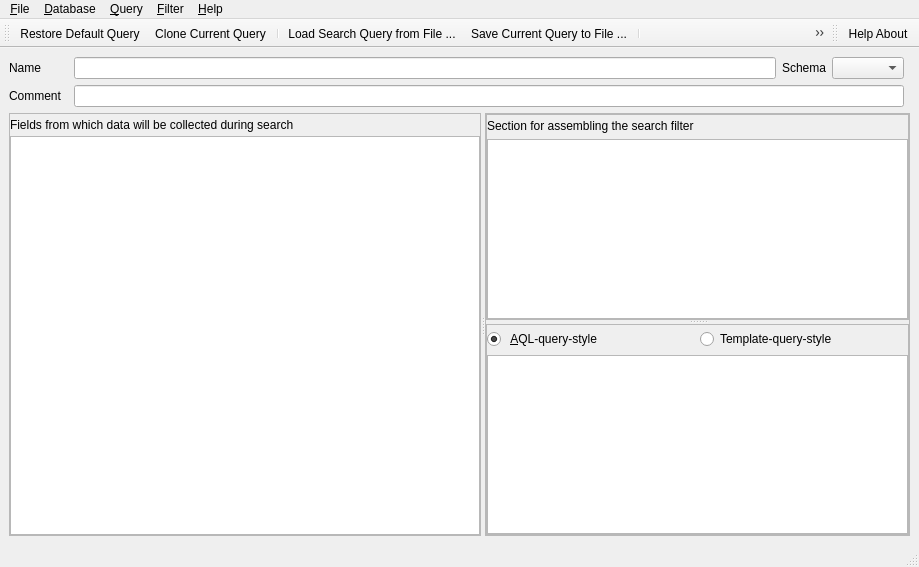
<?xml version="1.0" encoding="UTF-8"?>
<ui version="4.0">
 <class>QueryWidget</class>
 <widget class="QMainWindow" name="QueryWidget">
  <property name="geometry">
   <rect>
    <x>0</x>
    <y>0</y>
    <width>919</width>
    <height>567</height>
   </rect>
  </property>
  <property name="windowTitle">
   <string>MainWindow</string>
  </property>
  <widget class="QWidget" name="centralwidget">
   <layout class="QGridLayout" name="gridLayout_3">
    <item row="0" column="2">
     <widget class="QLineEdit" name="qName"/>
    </item>
    <item row="1" column="0">
     <widget class="QLabel" name="label">
      <property name="text">
       <string>Comment</string>
      </property>
     </widget>
    </item>
    <item row="2" column="0" colspan="6">
     <widget class="QSplitter" name="splitterSelect">
      <property name="orientation">
       <enum>Qt::Orientation::Horizontal</enum>
      </property>
      <property name="childrenCollapsible">
       <bool>false</bool>
      </property>
      <widget class="QFrame" name="frameSelect">
       <property name="frameShape">
        <enum>QFrame::Shape::StyledPanel</enum>
       </property>
       <property name="frameShadow">
        <enum>QFrame::Shadow::Raised</enum>
       </property>
       <layout class="QVBoxLayout" name="verticalLayout_2">
        <property name="spacing">
         <number>4</number>
        </property>
        <property name="leftMargin">
         <number>0</number>
        </property>
        <property name="topMargin">
         <number>4</number>
        </property>
        <property name="rightMargin">
         <number>0</number>
        </property>
        <property name="bottomMargin">
         <number>0</number>
        </property>
        <item>
         <widget class="QLabel" name="label_3">
          <property name="sizePolicy">
           <sizepolicy hsizetype="Expanding" vsizetype="Preferred">
            <horstretch>0</horstretch>
            <verstretch>0</verstretch>
           </sizepolicy>
          </property>
          <property name="text">
           <string>Fields from which data will be collected during search </string>
          </property>
         </widget>
        </item>
        <item>
         <widget class="QListView" name="fieldsList"/>
        </item>
       </layout>
      </widget>
      <widget class="QFrame" name="frameWhere">
       <property name="frameShape">
        <enum>QFrame::Shape::StyledPanel</enum>
       </property>
       <property name="frameShadow">
        <enum>QFrame::Shadow::Raised</enum>
       </property>
       <layout class="QVBoxLayout" name="verticalLayout">
        <property name="spacing">
         <number>0</number>
        </property>
        <property name="leftMargin">
         <number>0</number>
        </property>
        <property name="topMargin">
         <number>0</number>
        </property>
        <property name="rightMargin">
         <number>0</number>
        </property>
        <property name="bottomMargin">
         <number>0</number>
        </property>
        <item>
         <widget class="QSplitter" name="splitterWhere">
          <property name="orientation">
           <enum>Qt::Orientation::Vertical</enum>
          </property>
          <widget class="QFrame" name="frameTree">
           <property name="frameShape">
            <enum>QFrame::Shape::StyledPanel</enum>
           </property>
           <property name="frameShadow">
            <enum>QFrame::Shadow::Raised</enum>
           </property>
           <layout class="QGridLayout" name="gridLayout_2">
            <property name="leftMargin">
             <number>0</number>
            </property>
            <property name="topMargin">
             <number>4</number>
            </property>
            <property name="rightMargin">
             <number>0</number>
            </property>
            <property name="bottomMargin">
             <number>0</number>
            </property>
            <property name="horizontalSpacing">
             <number>4</number>
            </property>
            <item row="0" column="0">
             <widget class="QLabel" name="label_4">
              <property name="text">
               <string>Section for assembling the search filter</string>
              </property>
             </widget>
            </item>
            <item row="1" column="0">
             <widget class="QListView" name="listView"/>
            </item>
           </layout>
          </widget>
          <widget class="QFrame" name="frameedit">
           <property name="frameShape">
            <enum>QFrame::Shape::StyledPanel</enum>
           </property>
           <property name="frameShadow">
            <enum>QFrame::Shadow::Raised</enum>
           </property>
           <layout class="QGridLayout" name="gridLayout">
            <property name="leftMargin">
             <number>0</number>
            </property>
            <property name="topMargin">
             <number>4</number>
            </property>
            <property name="rightMargin">
             <number>0</number>
            </property>
            <property name="bottomMargin">
             <number>0</number>
            </property>
            <property name="horizontalSpacing">
             <number>4</number>
            </property>
            <item row="3" column="0" colspan="2">
             <widget class="QTextEdit" name="queryText"/>
            </item>
            <item row="1" column="0">
             <widget class="QRadioButton" name="pAQL">
              <property name="text">
               <string> &amp;AQL-query-style</string>
              </property>
              <property name="checked">
               <bool>true</bool>
              </property>
             </widget>
            </item>
            <item row="1" column="1">
             <widget class="QRadioButton" name="pTemplate">
              <property name="text">
               <string>Template-query-style</string>
              </property>
              <property name="checked">
               <bool>false</bool>
              </property>
             </widget>
            </item>
           </layout>
          </widget>
         </widget>
        </item>
       </layout>
      </widget>
     </widget>
    </item>
    <item row="0" column="4">
     <widget class="QComboBox" name="qSchema"/>
    </item>
    <item row="0" column="0">
     <widget class="QLabel" name="label_5">
      <property name="text">
       <string>Name</string>
      </property>
     </widget>
    </item>
    <item row="0" column="3">
     <widget class="QLabel" name="label_2">
      <property name="text">
       <string>Schema</string>
      </property>
     </widget>
    </item>
    <item row="1" column="2" colspan="3">
     <widget class="QLineEdit" name="qComment"/>
    </item>
   </layout>
  </widget>
  <widget class="QMenuBar" name="menubar">
   <property name="geometry">
    <rect>
     <x>0</x>
     <y>0</y>
     <width>919</width>
     <height>22</height>
    </rect>
   </property>
   <widget class="QMenu" name="menu_File">
    <property name="title">
     <string>&amp;File</string>
    </property>
    <addaction name="action_Save_Current_Query_to_File"/>
    <addaction name="action_Load_Query_from_File"/>
    <addaction name="separator"/>
    <addaction name="action_Close_Cancel"/>
   </widget>
   <widget class="QMenu" name="menu_Menu">
    <property name="title">
     <string>&amp;Filter</string>
    </property>
    <addaction name="actionAdd_Fieldpath"/>
    <addaction name="separator"/>
    <addaction name="actionAdd_and"/>
    <addaction name="actionAdd_or"/>
    <addaction name="actionAdd_not"/>
    <addaction name="separator"/>
    <addaction name="actionAdd_eq"/>
    <addaction name="actionAdd_noteq"/>
    <addaction name="actionAdd_gt"/>
    <addaction name="actionAdd_gte"/>
    <addaction name="actionAdd_lt"/>
    <addaction name="actionAdd_lte"/>
    <addaction name="separator"/>
    <addaction name="actionAdd_nin"/>
    <addaction name="actionAdd_in"/>
    <addaction name="actionAdd_like"/>
    <addaction name="actionAdd_regexp"/>
    <addaction name="actionAdd_not_regexp"/>
    <addaction name="separator"/>
    <addaction name="actionDelete_Line"/>
    <addaction name="separator"/>
    <addaction name="action_Apply_from_Tree"/>
    <addaction name="action_Clear_Tree"/>
   </widget>
   <widget class="QMenu" name="menu_Help">
    <property name="title">
     <string>&amp;Help</string>
    </property>
    <addaction name="actionHelp_About"/>
   </widget>
   <widget class="QMenu" name="menu_Database">
    <property name="title">
     <string>&amp;Database</string>
    </property>
    <addaction name="action_Clone"/>
    <addaction name="action_Read"/>
    <addaction name="action_Update"/>
    <addaction name="action_DeleteList"/>
    <addaction name="separator"/>
   </widget>
   <widget class="QMenu" name="menuExecute">
    <property name="title">
     <string>&amp;Query</string>
    </property>
    <addaction name="action_Restore_Query"/>
    <addaction name="action_Execute_Current_Query"/>
    <addaction name="action_Accept_curent_Query"/>
    <addaction name="separator"/>
    <addaction name="action_Select_Fieldpaths"/>
    <addaction name="action_Add_Fieldpaths"/>
    <addaction name="action_restote_select"/>
    <addaction name="separator"/>
   </widget>
   <addaction name="menu_File"/>
   <addaction name="menu_Database"/>
   <addaction name="menuExecute"/>
   <addaction name="menu_Menu"/>
   <addaction name="menu_Help"/>
  </widget>
  <widget class="QStatusBar" name="statusbar"/>
  <widget class="QToolBar" name="toolBar">
   <property name="windowTitle">
    <string>toolBar</string>
   </property>
   <attribute name="toolBarArea">
    <enum>TopToolBarArea</enum>
   </attribute>
   <attribute name="toolBarBreak">
    <bool>false</bool>
   </attribute>
   <addaction name="action_Restore_Query"/>
   <addaction name="action_Clone"/>
   <addaction name="separator"/>
   <addaction name="action_Load_Query_from_File"/>
   <addaction name="action_Save_Current_Query_to_File"/>
   <addaction name="separator"/>
   <addaction name="action_Read"/>
   <addaction name="action_Update"/>
   <addaction name="action_DeleteList"/>
   <addaction name="separator"/>
   <addaction name="action_Apply_from_Tree"/>
   <addaction name="action_Select_Fieldpaths"/>
   <addaction name="action_Execute_Current_Query"/>
  </widget>
  <widget class="QToolBar" name="nameToolBar">
   <property name="windowTitle">
    <string>toolBar_2</string>
   </property>
   <attribute name="toolBarArea">
    <enum>TopToolBarArea</enum>
   </attribute>
   <attribute name="toolBarBreak">
    <bool>false</bool>
   </attribute>
   <addaction name="actionHelp_About"/>
  </widget>
  <action name="action_Save_Current_Query_to_File">
   <property name="icon">
    <iconset resource="../jsonui.qrc">
     <normaloff>:/menu/Icons/SaveCurrentRecordIcon24.png</normaloff>:/menu/Icons/SaveCurrentRecordIcon24.png</iconset>
   </property>
   <property name="text">
    <string>&amp;Save Query to File ...</string>
   </property>
   <property name="iconText">
    <string>Save Current Query to File ...</string>
   </property>
   <property name="toolTip">
    <string>Save Query to File ...</string>
   </property>
  </action>
  <action name="action_Load_Query_from_File">
   <property name="icon">
    <iconset resource="../jsonui.qrc">
     <normaloff>:/menu/Icons/ShowFilesIcon24.png</normaloff>:/menu/Icons/ShowFilesIcon24.png</iconset>
   </property>
   <property name="text">
    <string>&amp;Read Query from File ...</string>
   </property>
   <property name="iconText">
    <string>Load Search Query from File ...</string>
   </property>
   <property name="toolTip">
    <string>Read Query from File ...</string>
   </property>
  </action>
  <action name="action_Execute_Current_Query">
   <property name="icon">
    <iconset resource="../jsonui.qrc">
     <normaloff>:/menu/Icons/action-import.png</normaloff>:/menu/Icons/action-import.png</iconset>
   </property>
   <property name="text">
    <string>&amp;Execute Query ...</string>
   </property>
   <property name="iconText">
    <string>Execute Search Query ...</string>
   </property>
   <property name="toolTip">
    <string>Execute Search Query ...</string>
   </property>
  </action>
  <action name="action_Accept_curent_Query">
   <property name="text">
    <string>Execute Query and &amp;Close Widget</string>
   </property>
  </action>
  <action name="action_Close_Cancel">
   <property name="text">
    <string>&amp;Close Widget</string>
   </property>
  </action>
  <action name="action_Select_Fieldpaths">
   <property name="icon">
    <iconset resource="../jsonui.qrc">
     <normaloff>:/menu/Icons/DocumentsPileIcon24.png</normaloff>:/menu/Icons/DocumentsPileIcon24.png</iconset>
   </property>
   <property name="text">
    <string>&amp;Select Fields to collect data from ...</string>
   </property>
   <property name="iconText">
    <string>Select Fieldpaths to 'collect' Section ...</string>
   </property>
   <property name="toolTip">
    <string>Select Fields for the Results Table ...</string>
   </property>
  </action>
  <action name="action_Add_Fieldpaths">
   <property name="text">
    <string>&amp;Add additional fields to collect data from ...</string>
   </property>
   <property name="iconText">
    <string>Add Fieldpaths to 'collect' Section ...</string>
   </property>
   <property name="toolTip">
    <string>Add Fieldpaths to Collect Table ...</string>
   </property>
  </action>
  <action name="action_restote_select">
   <property name="text">
    <string>Restore Default &amp;Fields Selection</string>
   </property>
  </action>
  <action name="action_Apply_from_Tree">
   <property name="icon">
    <iconset resource="../jsonui.qrc">
     <normaloff>:/menu/Icons/action-export.png</normaloff>:/menu/Icons/action-export.png</iconset>
   </property>
   <property name="text">
    <string>&amp;Generate Query from Filter</string>
   </property>
   <property name="toolTip">
    <string>Generate FILTER</string>
   </property>
  </action>
  <action name="action_Restore_Query">
   <property name="icon">
    <iconset resource="../jsonui.qrc">
     <normaloff>:/menu/Icons/NewCreateRecordIcon24.png</normaloff>:/menu/Icons/NewCreateRecordIcon24.png</iconset>
   </property>
   <property name="text">
    <string>Restore &amp;Default Query</string>
   </property>
   <property name="toolTip">
    <string>New/Restore Default Query</string>
   </property>
  </action>
  <action name="actionHelp_About">
   <property name="icon">
    <iconset resource="../jsonui.qrc">
     <normaloff>:/menu/Icons/QuestionMessageIcon24.png</normaloff>:/menu/Icons/QuestionMessageIcon24.png</iconset>
   </property>
   <property name="text">
    <string>Help &amp;About ...</string>
   </property>
   <property name="shortcut">
    <string extracomment="F1">F1</string>
   </property>
   <property name="visible">
    <bool>true</bool>
   </property>
  </action>
  <action name="action_Help">
   <property name="icon">
    <iconset resource="../jsonui.qrc">
     <normaloff>:/menu/Icons/QuestionMessageIcon24.png</normaloff>:/menu/Icons/QuestionMessageIcon24.png</iconset>
   </property>
   <property name="text">
    <string>Open &amp;Help Viewer ...</string>
   </property>
   <property name="iconText">
    <string>Open Help Viewer ...</string>
   </property>
   <property name="toolTip">
    <string>Open Help Viewer ...</string>
   </property>
   <property name="shortcut">
    <string>F1</string>
   </property>
  </action>
  <action name="actionAdd_and">
   <property name="text">
    <string>Add '&amp;AND'</string>
   </property>
   <property name="toolTip">
    <string>Add '&amp;&amp;' joined condition</string>
   </property>
   <property name="shortcut">
    <string>Ctrl+A</string>
   </property>
  </action>
  <action name="actionAdd_or">
   <property name="text">
    <string>Add '&amp;OR'</string>
   </property>
   <property name="toolTip">
    <string>Add '||' joined condition</string>
   </property>
   <property name="shortcut">
    <string>Ctrl+O</string>
   </property>
  </action>
  <action name="actionAdd_Fieldpath">
   <property name="text">
    <string>Add the Next &amp;Fieldpath</string>
   </property>
   <property name="shortcut">
    <string>Ctrl+F</string>
   </property>
  </action>
  <action name="actionAdd_noteq">
   <property name="text">
    <string>Add '!=' operator</string>
   </property>
   <property name="toolTip">
    <string>Value inequality comparison operator</string>
   </property>
   <property name="shortcut">
    <string>!</string>
   </property>
  </action>
  <action name="actionAdd_not">
   <property name="text">
    <string>Add '&amp;NOT'</string>
   </property>
   <property name="toolTip">
    <string>Add '!' condition</string>
   </property>
   <property name="shortcut">
    <string>Ctrl+N</string>
   </property>
  </action>
  <action name="actionAdd_in">
   <property name="text">
    <string>Add 'IN'</string>
   </property>
   <property name="toolTip">
    <string>Test if a value is contained in an array</string>
   </property>
   <property name="shortcut">
    <string>Ctrl+I</string>
   </property>
  </action>
  <action name="actionAdd_nin">
   <property name="text">
    <string>Add 'NOT IN'</string>
   </property>
   <property name="toolTip">
    <string>Test if a value is not contained in an array</string>
   </property>
  </action>
  <action name="actionAdd_like">
   <property name="text">
    <string>Add '&amp;LIKE'</string>
   </property>
   <property name="toolTip">
    <string>Tests if a string value matches a pattern</string>
   </property>
   <property name="shortcut">
    <string>Ctrl+L</string>
   </property>
  </action>
  <action name="actionAdd_gt">
   <property name="text">
    <string>Add '&gt;' operator</string>
   </property>
   <property name="toolTip">
    <string>Value greater than</string>
   </property>
   <property name="shortcut">
    <string>&gt;</string>
   </property>
  </action>
  <action name="actionAdd_gte">
   <property name="text">
    <string>Add '&gt;=' operator</string>
   </property>
   <property name="toolTip">
    <string>Value greater than or equal to</string>
   </property>
   <property name="shortcut">
    <string>Ctrl+G</string>
   </property>
  </action>
  <action name="actionAdd_lt">
   <property name="text">
    <string>Add '&lt;' operator</string>
   </property>
   <property name="toolTip">
    <string>Value lesser than</string>
   </property>
   <property name="shortcut">
    <string>&lt;</string>
   </property>
  </action>
  <action name="actionAdd_lte">
   <property name="text">
    <string>Add '&lt;=' operator</string>
   </property>
   <property name="toolTip">
    <string>Value lesser than or equal to</string>
   </property>
   <property name="shortcut">
    <string>Ctrl+E</string>
   </property>
  </action>
  <action name="actionAdd_eq">
   <property name="text">
    <string>Add '==' operator</string>
   </property>
   <property name="toolTip">
    <string>Value equality comparison operator</string>
   </property>
   <property name="shortcut">
    <string>=</string>
   </property>
  </action>
  <action name="actionAdd_regexp">
   <property name="text">
    <string>Add '=~'</string>
   </property>
   <property name="toolTip">
    <string>Tests if a string value matches a regular expression</string>
   </property>
   <property name="shortcut">
    <string>Ctrl+R</string>
   </property>
  </action>
  <action name="actionAdd_not_regexp">
   <property name="text">
    <string>Add '!~'</string>
   </property>
   <property name="toolTip">
    <string>Tests if a string value does not match a regular expression</string>
   </property>
  </action>
  <action name="actionDelete_Line">
   <property name="text">
    <string>Remove current line</string>
   </property>
   <property name="shortcut">
    <string>F8</string>
   </property>
  </action>
  <action name="action_Clear_Tree">
   <property name="text">
    <string>&amp;Clear Filter Section</string>
   </property>
   <property name="toolTip">
    <string>Clear 'FILTER' Tree</string>
   </property>
  </action>
  <action name="action_DeleteList">
   <property name="icon">
    <iconset resource="../jsonui.qrc">
     <normaloff>:/menu/Icons/DeleteCurrentRecordIcon24.png</normaloff>:/menu/Icons/DeleteCurrentRecordIcon24.png</iconset>
   </property>
   <property name="text">
    <string>&amp;Delete Queries from database ...</string>
   </property>
   <property name="toolTip">
    <string>Delete Queries from database</string>
   </property>
  </action>
  <action name="action_Update">
   <property name="icon">
    <iconset resource="../jsonui.qrc">
     <normaloff>:/menu/Icons/save_db.png</normaloff>:/menu/Icons/save_db.png</iconset>
   </property>
   <property name="text">
    <string>&amp;Save/Update Query to database</string>
   </property>
   <property name="toolTip">
    <string>Save Query to Database</string>
   </property>
  </action>
  <action name="action_Read">
   <property name="icon">
    <iconset resource="../jsonui.qrc">
     <normaloff>:/menu/Icons/load_db.png</normaloff>:/menu/Icons/load_db.png</iconset>
   </property>
   <property name="text">
    <string>&amp;Read Query from database ...</string>
   </property>
   <property name="iconText">
    <string>Read Another Query from DB Record ...</string>
   </property>
   <property name="toolTip">
    <string>Read Query from Database</string>
   </property>
  </action>
  <action name="action_Clone">
   <property name="icon">
    <iconset resource="../jsonui.qrc">
     <normaloff>:/menu/Icons/NewCloneRecordIcon24.png</normaloff>:/menu/Icons/NewCloneRecordIcon24.png</iconset>
   </property>
   <property name="text">
    <string>&amp;Clone Current Query</string>
   </property>
   <property name="toolTip">
    <string>Clone Query</string>
   </property>
  </action>
  <action name="action_Execute_this_Search_Query">
   <property name="text">
    <string>&amp;Execute this Search Query ...</string>
   </property>
  </action>
 </widget>
 <resources>
  <include location="../jsonui.qrc"/>
 </resources>
 <connections/>
</ui>
